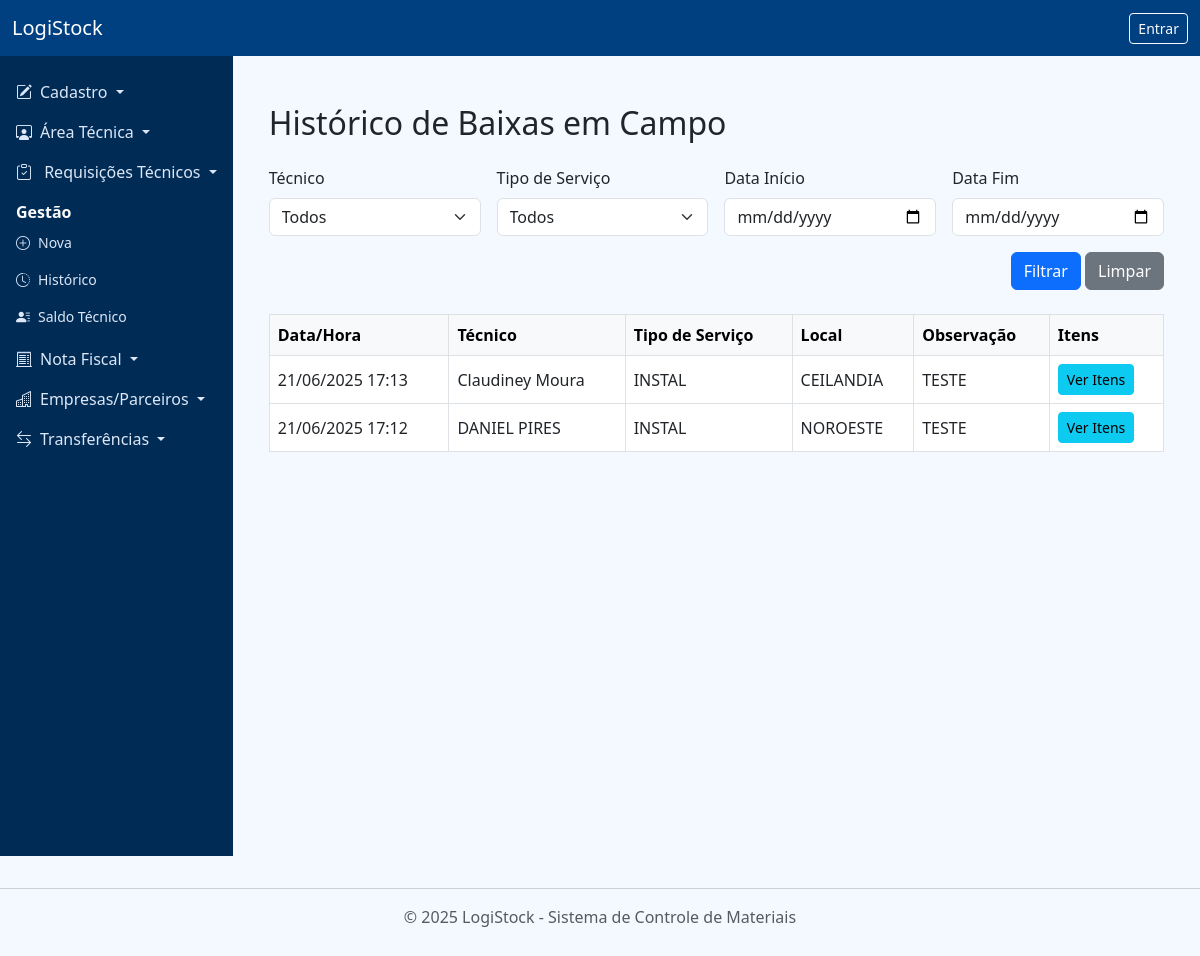
Page /baixa_campo/historico on the committed database.
### app/models.py (models this page shows, shortened)
class BaixaAplicacaoCampo(db.Model):
    __tablename__ = 'baixa_aplicacao_campo'
    id = db.Column(db.Integer, primary_key=True)
    tecnico_id = db.Column(db.Integer, db.ForeignKey('tecnicos.id'), nullable=False)
    supervisor_id = db.Column(db.Integer, db.ForeignKey('usuarios.id'), nullable=True)
    tipo_servico_id = db.Column(db.Integer, db.ForeignKey('tipos_servico.id'))
    local_servico = db.Column(db.String(255))
    data_hora = db.Column(db.DateTime, default=datetime.utcnow)
    observacao = db.Column(db.Text)
    itens = db.relationship('BaixaAplicacaoCampoItem', backref='baixa', cascade='all, delete-orphan')
    tecnico = db.relationship('Tecnico')
    tipo_servico = db.relationship('TipoServico')

class Tecnico(db.Model):
    __tablename__ = 'tecnicos'
    id = db.Column(db.Integer, primary_key=True)
    nome = db.Column(db.String(150), nullable=False)
    matricula = db.Column(db.String(50), unique=True, nullable=False)
    cpf = db.Column(db.String(20), unique=True, nullable=False)
    telefone = db.Column(db.String(20))
    email = db.Column(db.String(100))
    area_tecnica = db.Column(db.String(100))
    status = db.Column(db.String(20), default='Ativo')
    estoque_tecnico = db.relationship('EstoqueTecnico', backref='tecnico_rel', lazy=True)

class TipoServico(db.Model):
    __tablename__ = 'tipos_servico'
    id = db.Column(db.Integer, primary_key=True)
    nome = db.Column(db.String(100), unique=True, nullable=False)
    empresa = db.Column(db.String(100))
    itens = db.relationship('Item', backref='tipo_servico_rel', lazy=True)

### app/routes/baixa_campo.py (the view)
@bp_baixa.route('/historico')
def historico_baixas():
    tecnicos       = Tecnico.query.order_by(Tecnico.nome).all()
    tipos_servico  = TipoServico.query.order_by(TipoServico.nome).all()
    tecnico_id     = request.args.get('tecnico_id')
    tipo_servico_id= request.args.get('tipo_servico_id')
    data_inicio    = request.args.get('data_inicio')
    data_fim       = request.args.get('data_fim')
    query = BaixaAplicacaoCampo.query
    if tecnico_id:
        query = query.filter_by(tecnico_id=tecnico_id)
    if tipo_servico_id:
        query = query.filter_by(tipo_servico_id=tipo_servico_id)
    if data_inicio:
        try:
            query = query.filter(BaixaAplicacaoCampo.data_hora >= datetime.strptime(data_inicio,'%Y-%m-%d'))
        except ValueError:
            pass
    if data_fim:
        try:
            query = query.filter(BaixaAplicacaoCampo.data_hora <= datetime.strptime(data_fim,'%Y-%m-%d'))
        except ValueError:
            pass
    baixas = query.order_by(BaixaAplicacaoCampo.data_hora.desc()).all()
    return render_template('baixa_campo/historico_baixas.html',
                           baixas=baixas,
                           tecnicos=tecnicos,
                           tipos_servico=tipos_servico)

### app/templates/baixa_campo/historico_baixas.html (shortened to what this page needs)
{% extends 'base.html' %}
{% block content %}
<div class="container mt-4">
  <h2 class="mb-4">Histórico de Baixas em Campo</h2>
  <form method="GET" class="row g-3 mb-4">
    <div class="col-md-3">
      <label for="tecnico_id" class="form-label">Técnico</label>
      <select name="tecnico_id" id="tecnico_id" class="form-select">
        <option value="">Todos</option>
      </select>
    </div>
    <div class="col-md-3">
      <label for="tipo_servico_id" class="form-label">Tipo de Serviço</label>
      <select name="tipo_servico_id" id="tipo_servico_id" class="form-select">
        <option value="">Todos</option>
      </select>
    </div>
    <div class="col-md-3">
      <label for="data_inicio" class="form-label">Data Início</label>
      <input type="date" id="data_inicio" name="data_inicio" class="form-control" value="{{ request.args.get('data_inicio') }}">
    </div>
    <div class="col-md-3">
      <label for="data_fim" class="form-label">Data Fim</label>
      <input type="date" id="data_fim" name="data_fim" class="form-control" value="{{ request.args.get('data_fim') }}">
    </div>
    <div class="col-12 text-end">
      <button type="submit" class="btn btn-primary">Filtrar</button>
      <a href="{{ url_for('baixa_campo.historico_baixas') }}" class="btn btn-secondary">Limpar</a>
    </div>
  </form>
  <div class="table-responsive">
    <table class="table table-bordered align-middle">
      <thead class="table-light">
        <tr>
          <th>Data/Hora</th>
          <th>Técnico</th>
          <th>Tipo de Serviço</th>
          <th>Local</th>
          <th>Observação</th>
          <th>Itens</th>
        </tr>
      </thead>
      <tbody>
        {% for baixa in baixas %}
        <tr>
          <td>{{ baixa.data_hora.strftime('%d/%m/%Y %H:%M') }}</td>
          <td>{{ baixa.tecnico.nome }}</td>
          <td>{{ baixa.tipo_servico.nome if baixa.tipo_servico else '' }}</td>
          <td>{{ baixa.local_servico }}</td>
          <td>{{ baixa.observacao or '-' }}</td>
          <td>
            <button class="btn btn-sm btn-info" data-bs-toggle="modal" data-bs-target="#modalItens{{ baixa.id }}">
              Ver Itens
            </button>
          </td>
        </tr>
        {% endfor %}
      </tbody>
    </table>
  </div>
</div>
{% endblock %}

### app/static/css/custom.css (style rules this page uses)
body { background-color: #f4f9ff; font-family: 'Segoe UI', sans-serif; }

### app/templates/base.html (style rules this page uses)
body { display: flex; min-height: 100vh; flex-direction: column; margin: 0; }

### rows in the picture
BaixaAplicacaoCampo: data_hora "21/06/2025 17:13", tecnico.nome "Claudiney Moura", tipo_servico "INSTAL", local_servico "CEILANDIA", observacao "TESTE"
BaixaAplicacaoCampo: data_hora "21/06/2025 17:12", tecnico.nome "DANIEL PIRES", tipo_servico "INSTAL", local_servico "NOROESTE", observacao "TESTE"
